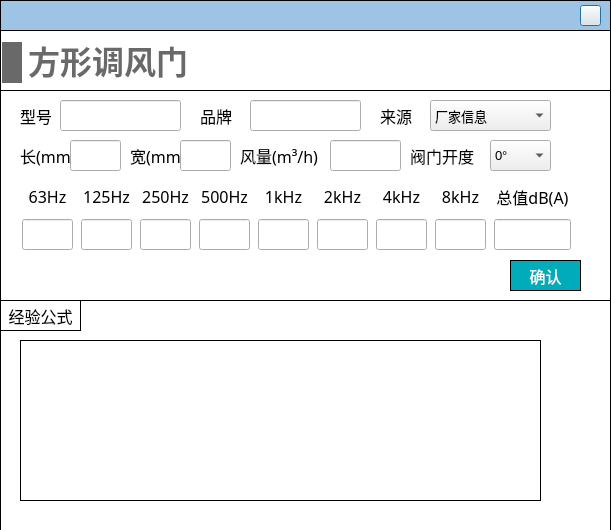
<?xml version="1.0" encoding="UTF-8"?>
<ui version="4.0">
 <class>Dialog_rect_damper</class>
 <widget class="QDialog" name="Dialog_rect_damper">
  <property name="geometry">
   <rect>
    <x>0</x>
    <y>0</y>
    <width>611</width>
    <height>530</height>
   </rect>
  </property>
  <property name="font">
   <font>
    <pointsize>12</pointsize>
   </font>
  </property>
  <property name="windowTitle">
   <string>Dialog</string>
  </property>
  <property name="styleSheet">
   <string notr="true">#Dialog_rect_damper
{
background-color:white;
}
QLineEdit 
{
font-family: 'Microsoft YaHei';
font-size: 13px;
}

QComboBox
{
font-family: 'Microsoft YaHei';
font-size: 13px;
}</string>
  </property>
  <widget class="QWidget" name="widget_top" native="true">
   <property name="geometry">
    <rect>
     <x>0</x>
     <y>0</y>
     <width>611</width>
     <height>31</height>
    </rect>
   </property>
   <property name="styleSheet">
    <string notr="true">#widget_top
{
border: 1px solid #000000;
background-color: rgb(157, 196, 229);
	background-color: rgb(157, 196, 229);
}</string>
   </property>
   <widget class="QPushButton" name="close">
    <property name="geometry">
     <rect>
      <x>580</x>
      <y>5</y>
      <width>21</width>
      <height>21</height>
     </rect>
    </property>
    <property name="styleSheet">
     <string notr="true">border-image: url(:/images/image/closeWindow.jpg);</string>
    </property>
    <property name="text">
     <string/>
    </property>
   </widget>
  </widget>
  <widget class="QWidget" name="widget_terminal" native="true">
   <property name="geometry">
    <rect>
     <x>0</x>
     <y>30</y>
     <width>611</width>
     <height>271</height>
    </rect>
   </property>
   <property name="styleSheet">
    <string notr="true">#widget_terminal
{
border: 1px solid #000000;
}</string>
   </property>
   <widget class="QWidget" name="widget_2" native="true">
    <property name="geometry">
     <rect>
      <x>0</x>
      <y>60</y>
      <width>611</width>
      <height>211</height>
     </rect>
    </property>
    <property name="styleSheet">
     <string notr="true">#widget_2
{
border: 1px solid #000000;
}

QLabel
{
font-family: '黑体';
font-size: 16px;
}

QLineEdit
{
font-family: '黑体';
}

QRadioButton
{
font-family: '黑体';
}

QPushButton
{
font-family: '黑体';
}</string>
    </property>
    <widget class="QLineEdit" name="lineEdit_brand">
     <property name="geometry">
      <rect>
       <x>250</x>
       <y>10</y>
       <width>111</width>
       <height>31</height>
      </rect>
     </property>
    </widget>
    <widget class="QLabel" name="label_4">
     <property name="geometry">
      <rect>
       <x>200</x>
       <y>10</y>
       <width>41</width>
       <height>31</height>
      </rect>
     </property>
     <property name="font">
      <font>
       <family>黑体</family>
       <pointsize>-1</pointsize>
      </font>
     </property>
     <property name="text">
      <string>品牌</string>
     </property>
    </widget>
    <widget class="QLabel" name="label_5">
     <property name="geometry">
      <rect>
       <x>410</x>
       <y>50</y>
       <width>71</width>
       <height>31</height>
      </rect>
     </property>
     <property name="font">
      <font>
       <family>黑体</family>
       <pointsize>-1</pointsize>
      </font>
     </property>
     <property name="text">
      <string>阀门开度</string>
     </property>
    </widget>
    <widget class="QComboBox" name="comboBox_angle">
     <property name="geometry">
      <rect>
       <x>490</x>
       <y>50</y>
       <width>61</width>
       <height>31</height>
      </rect>
     </property>
     <item>
      <property name="text">
       <string>0°</string>
      </property>
     </item>
     <item>
      <property name="text">
       <string>15°</string>
      </property>
     </item>
     <item>
      <property name="text">
       <string>30°</string>
      </property>
     </item>
     <item>
      <property name="text">
       <string>45°</string>
      </property>
     </item>
     <item>
      <property name="text">
       <string>60°</string>
      </property>
     </item>
     <item>
      <property name="text">
       <string>75°</string>
      </property>
     </item>
     <item>
      <property name="text">
       <string>90°</string>
      </property>
     </item>
    </widget>
    <widget class="QLabel" name="label_16">
     <property name="geometry">
      <rect>
       <x>240</x>
       <y>50</y>
       <width>81</width>
       <height>31</height>
      </rect>
     </property>
     <property name="font">
      <font>
       <family>黑体</family>
       <pointsize>-1</pointsize>
      </font>
     </property>
     <property name="text">
      <string>风量(m³/h)</string>
     </property>
    </widget>
    <widget class="QLineEdit" name="lineEdit_air_volume">
     <property name="geometry">
      <rect>
       <x>330</x>
       <y>50</y>
       <width>71</width>
       <height>31</height>
      </rect>
     </property>
    </widget>
    <widget class="QWidget" name="layoutWidget_3">
     <property name="geometry">
      <rect>
       <x>20</x>
       <y>90</y>
       <width>561</width>
       <height>72</height>
      </rect>
     </property>
     <layout class="QHBoxLayout" name="horizontalLayout_2">
      <item>
       <layout class="QVBoxLayout" name="verticalLayout_10">
        <item>
         <widget class="QLabel" name="label_23">
          <property name="minimumSize">
           <size>
            <width>51</width>
            <height>31</height>
           </size>
          </property>
          <property name="maximumSize">
           <size>
            <width>51</width>
            <height>31</height>
           </size>
          </property>
          <property name="font">
           <font>
            <family>黑体</family>
            <pointsize>-1</pointsize>
           </font>
          </property>
          <property name="text">
           <string>63Hz</string>
          </property>
          <property name="alignment">
           <set>Qt::AlignCenter</set>
          </property>
         </widget>
        </item>
        <item>
         <widget class="QLineEdit" name="lineEdit_63">
          <property name="minimumSize">
           <size>
            <width>51</width>
            <height>31</height>
           </size>
          </property>
          <property name="maximumSize">
           <size>
            <width>51</width>
            <height>31</height>
           </size>
          </property>
          <property name="alignment">
           <set>Qt::AlignCenter</set>
          </property>
         </widget>
        </item>
       </layout>
      </item>
      <item>
       <layout class="QVBoxLayout" name="verticalLayout_11">
        <item>
         <widget class="QLabel" name="label_24">
          <property name="minimumSize">
           <size>
            <width>51</width>
            <height>31</height>
           </size>
          </property>
          <property name="maximumSize">
           <size>
            <width>51</width>
            <height>31</height>
           </size>
          </property>
          <property name="font">
           <font>
            <family>黑体</family>
            <pointsize>-1</pointsize>
           </font>
          </property>
          <property name="text">
           <string>125Hz</string>
          </property>
          <property name="alignment">
           <set>Qt::AlignCenter</set>
          </property>
         </widget>
        </item>
        <item>
         <widget class="QLineEdit" name="lineEdit_125">
          <property name="minimumSize">
           <size>
            <width>51</width>
            <height>31</height>
           </size>
          </property>
          <property name="maximumSize">
           <size>
            <width>51</width>
            <height>31</height>
           </size>
          </property>
          <property name="alignment">
           <set>Qt::AlignCenter</set>
          </property>
         </widget>
        </item>
       </layout>
      </item>
      <item>
       <layout class="QVBoxLayout" name="verticalLayout_12">
        <item>
         <widget class="QLabel" name="label_25">
          <property name="minimumSize">
           <size>
            <width>51</width>
            <height>31</height>
           </size>
          </property>
          <property name="maximumSize">
           <size>
            <width>51</width>
            <height>31</height>
           </size>
          </property>
          <property name="font">
           <font>
            <family>黑体</family>
            <pointsize>-1</pointsize>
           </font>
          </property>
          <property name="text">
           <string>250Hz</string>
          </property>
          <property name="alignment">
           <set>Qt::AlignCenter</set>
          </property>
         </widget>
        </item>
        <item>
         <widget class="QLineEdit" name="lineEdit_250">
          <property name="minimumSize">
           <size>
            <width>51</width>
            <height>31</height>
           </size>
          </property>
          <property name="maximumSize">
           <size>
            <width>51</width>
            <height>31</height>
           </size>
          </property>
          <property name="alignment">
           <set>Qt::AlignCenter</set>
          </property>
         </widget>
        </item>
       </layout>
      </item>
      <item>
       <layout class="QVBoxLayout" name="verticalLayout_13">
        <item>
         <widget class="QLabel" name="label_26">
          <property name="minimumSize">
           <size>
            <width>51</width>
            <height>31</height>
           </size>
          </property>
          <property name="maximumSize">
           <size>
            <width>51</width>
            <height>31</height>
           </size>
          </property>
          <property name="font">
           <font>
            <family>黑体</family>
            <pointsize>-1</pointsize>
           </font>
          </property>
          <property name="text">
           <string>500Hz</string>
          </property>
          <property name="alignment">
           <set>Qt::AlignCenter</set>
          </property>
         </widget>
        </item>
        <item>
         <widget class="QLineEdit" name="lineEdit_500">
          <property name="minimumSize">
           <size>
            <width>51</width>
            <height>31</height>
           </size>
          </property>
          <property name="maximumSize">
           <size>
            <width>51</width>
            <height>31</height>
           </size>
          </property>
          <property name="alignment">
           <set>Qt::AlignCenter</set>
          </property>
         </widget>
        </item>
       </layout>
      </item>
      <item>
       <layout class="QVBoxLayout" name="verticalLayout_14">
        <item>
         <widget class="QLabel" name="label_27">
          <property name="minimumSize">
           <size>
            <width>51</width>
            <height>31</height>
           </size>
          </property>
          <property name="maximumSize">
           <size>
            <width>51</width>
            <height>31</height>
           </size>
          </property>
          <property name="font">
           <font>
            <family>黑体</family>
            <pointsize>-1</pointsize>
           </font>
          </property>
          <property name="text">
           <string>1kHz</string>
          </property>
          <property name="alignment">
           <set>Qt::AlignCenter</set>
          </property>
         </widget>
        </item>
        <item>
         <widget class="QLineEdit" name="lineEdit_1k">
          <property name="minimumSize">
           <size>
            <width>51</width>
            <height>31</height>
           </size>
          </property>
          <property name="maximumSize">
           <size>
            <width>51</width>
            <height>31</height>
           </size>
          </property>
          <property name="alignment">
           <set>Qt::AlignCenter</set>
          </property>
         </widget>
        </item>
       </layout>
      </item>
      <item>
       <layout class="QVBoxLayout" name="verticalLayout_15">
        <property name="spacing">
         <number>6</number>
        </property>
        <item>
         <widget class="QLabel" name="label_28">
          <property name="minimumSize">
           <size>
            <width>51</width>
            <height>31</height>
           </size>
          </property>
          <property name="maximumSize">
           <size>
            <width>51</width>
            <height>31</height>
           </size>
          </property>
          <property name="font">
           <font>
            <family>黑体</family>
            <pointsize>-1</pointsize>
           </font>
          </property>
          <property name="text">
           <string>2kHz</string>
          </property>
          <property name="alignment">
           <set>Qt::AlignCenter</set>
          </property>
         </widget>
        </item>
        <item>
         <widget class="QLineEdit" name="lineEdit_2k">
          <property name="minimumSize">
           <size>
            <width>51</width>
            <height>31</height>
           </size>
          </property>
          <property name="maximumSize">
           <size>
            <width>51</width>
            <height>31</height>
           </size>
          </property>
          <property name="alignment">
           <set>Qt::AlignCenter</set>
          </property>
         </widget>
        </item>
       </layout>
      </item>
      <item>
       <layout class="QVBoxLayout" name="verticalLayout_16">
        <item>
         <widget class="QLabel" name="label_1">
          <property name="minimumSize">
           <size>
            <width>51</width>
            <height>31</height>
           </size>
          </property>
          <property name="maximumSize">
           <size>
            <width>51</width>
            <height>31</height>
           </size>
          </property>
          <property name="font">
           <font>
            <family>黑体</family>
            <pointsize>-1</pointsize>
           </font>
          </property>
          <property name="text">
           <string>4kHz</string>
          </property>
          <property name="alignment">
           <set>Qt::AlignCenter</set>
          </property>
         </widget>
        </item>
        <item>
         <widget class="QLineEdit" name="lineEdit_4k">
          <property name="minimumSize">
           <size>
            <width>51</width>
            <height>31</height>
           </size>
          </property>
          <property name="maximumSize">
           <size>
            <width>51</width>
            <height>31</height>
           </size>
          </property>
          <property name="alignment">
           <set>Qt::AlignCenter</set>
          </property>
         </widget>
        </item>
       </layout>
      </item>
      <item>
       <layout class="QVBoxLayout" name="verticalLayout_17">
        <item>
         <widget class="QLabel" name="label_29">
          <property name="minimumSize">
           <size>
            <width>51</width>
            <height>31</height>
           </size>
          </property>
          <property name="maximumSize">
           <size>
            <width>51</width>
            <height>31</height>
           </size>
          </property>
          <property name="font">
           <font>
            <family>黑体</family>
            <pointsize>-1</pointsize>
           </font>
          </property>
          <property name="text">
           <string>8kHz</string>
          </property>
          <property name="alignment">
           <set>Qt::AlignCenter</set>
          </property>
         </widget>
        </item>
        <item>
         <widget class="QLineEdit" name="lineEdit_8k">
          <property name="minimumSize">
           <size>
            <width>51</width>
            <height>31</height>
           </size>
          </property>
          <property name="maximumSize">
           <size>
            <width>51</width>
            <height>31</height>
           </size>
          </property>
          <property name="alignment">
           <set>Qt::AlignCenter</set>
          </property>
         </widget>
        </item>
       </layout>
      </item>
      <item>
       <layout class="QVBoxLayout" name="verticalLayout_18">
        <item>
         <widget class="QLabel" name="label_30">
          <property name="minimumSize">
           <size>
            <width>77</width>
            <height>31</height>
           </size>
          </property>
          <property name="maximumSize">
           <size>
            <width>51</width>
            <height>31</height>
           </size>
          </property>
          <property name="font">
           <font>
            <family>黑体</family>
            <pointsize>-1</pointsize>
           </font>
          </property>
          <property name="text">
           <string>总值dB(A)</string>
          </property>
          <property name="alignment">
           <set>Qt::AlignCenter</set>
          </property>
         </widget>
        </item>
        <item>
         <widget class="QLineEdit" name="lineEdit_total">
          <property name="minimumSize">
           <size>
            <width>77</width>
            <height>31</height>
           </size>
          </property>
          <property name="maximumSize">
           <size>
            <width>51</width>
            <height>31</height>
           </size>
          </property>
          <property name="alignment">
           <set>Qt::AlignCenter</set>
          </property>
          <property name="readOnly">
           <bool>true</bool>
          </property>
         </widget>
        </item>
       </layout>
      </item>
     </layout>
    </widget>
    <widget class="QLabel" name="label_17">
     <property name="geometry">
      <rect>
       <x>20</x>
       <y>10</y>
       <width>31</width>
       <height>31</height>
      </rect>
     </property>
     <property name="font">
      <font>
       <family>黑体</family>
       <pointsize>-1</pointsize>
      </font>
     </property>
     <property name="text">
      <string>型号</string>
     </property>
    </widget>
    <widget class="QLineEdit" name="lineEdit_model">
     <property name="geometry">
      <rect>
       <x>60</x>
       <y>10</y>
       <width>121</width>
       <height>31</height>
      </rect>
     </property>
    </widget>
    <widget class="QPushButton" name="pushButton_confirm">
     <property name="geometry">
      <rect>
       <x>510</x>
       <y>170</y>
       <width>71</width>
       <height>31</height>
      </rect>
     </property>
     <property name="font">
      <font>
       <family>黑体</family>
       <pointsize>12</pointsize>
      </font>
     </property>
     <property name="styleSheet">
      <string notr="true">QPushButton
{
	color:#ffffff; /*文字颜色*/
    background-color: #00ACB9;/*背景色*/
    border-radius:0px; /*边框倒角*/
	border: 1px solid #000000;
}


QPushButton:hover 
{
background-color: rgb(0,142,153);
color: white;
}</string>
     </property>
     <property name="text">
      <string>确认</string>
     </property>
    </widget>
    <widget class="QComboBox" name="comboBox_data_source">
     <property name="geometry">
      <rect>
       <x>430</x>
       <y>10</y>
       <width>121</width>
       <height>31</height>
      </rect>
     </property>
     <item>
      <property name="text">
       <string>厂家信息</string>
      </property>
     </item>
     <item>
      <property name="text">
       <string>设计预估</string>
      </property>
     </item>
    </widget>
    <widget class="QLabel" name="label_8">
     <property name="geometry">
      <rect>
       <x>380</x>
       <y>10</y>
       <width>41</width>
       <height>31</height>
      </rect>
     </property>
     <property name="font">
      <font>
       <family>黑体</family>
       <pointsize>-1</pointsize>
      </font>
     </property>
     <property name="text">
      <string>来源</string>
     </property>
    </widget>
    <widget class="QLabel" name="label_18">
     <property name="geometry">
      <rect>
       <x>20</x>
       <y>50</y>
       <width>51</width>
       <height>31</height>
      </rect>
     </property>
     <property name="font">
      <font>
       <family>黑体</family>
       <pointsize>-1</pointsize>
      </font>
     </property>
     <property name="text">
      <string>长(mm)</string>
     </property>
    </widget>
    <widget class="QLineEdit" name="lineEdit_length">
     <property name="geometry">
      <rect>
       <x>70</x>
       <y>50</y>
       <width>51</width>
       <height>31</height>
      </rect>
     </property>
    </widget>
    <widget class="QLineEdit" name="lineEdit_width">
     <property name="geometry">
      <rect>
       <x>180</x>
       <y>50</y>
       <width>51</width>
       <height>31</height>
      </rect>
     </property>
    </widget>
    <widget class="QLabel" name="label_19">
     <property name="geometry">
      <rect>
       <x>130</x>
       <y>50</y>
       <width>51</width>
       <height>31</height>
      </rect>
     </property>
     <property name="font">
      <font>
       <family>黑体</family>
       <pointsize>-1</pointsize>
      </font>
     </property>
     <property name="text">
      <string>宽(mm)</string>
     </property>
    </widget>
   </widget>
   <widget class="QLabel" name="label_20">
    <property name="geometry">
     <rect>
      <x>2</x>
      <y>12</y>
      <width>20</width>
      <height>41</height>
     </rect>
    </property>
    <property name="minimumSize">
     <size>
      <width>20</width>
      <height>41</height>
     </size>
    </property>
    <property name="maximumSize">
     <size>
      <width>20</width>
      <height>41</height>
     </size>
    </property>
    <property name="styleSheet">
     <string notr="true">QLabel { 
border: none; 
background-color : rgb(105, 105, 105);
}</string>
    </property>
    <property name="text">
     <string/>
    </property>
   </widget>
   <widget class="QLabel" name="label_21">
    <property name="geometry">
     <rect>
      <x>28</x>
      <y>11</y>
      <width>160</width>
      <height>43</height>
     </rect>
    </property>
    <property name="font">
     <font>
      <family>Microsoft YaHei</family>
      <pointsize>24</pointsize>
      <bold>true</bold>
     </font>
    </property>
    <property name="styleSheet">
     <string notr="true">QLabel { 
border: none; 
color : rgb(105, 105, 105);
}</string>
    </property>
    <property name="text">
     <string>方形调风门</string>
    </property>
    <property name="alignment">
     <set>Qt::AlignBottom|Qt::AlignHCenter</set>
    </property>
   </widget>
  </widget>
  <widget class="QWidget" name="widget" native="true">
   <property name="geometry">
    <rect>
     <x>0</x>
     <y>300</y>
     <width>611</width>
     <height>231</height>
    </rect>
   </property>
   <property name="styleSheet">
    <string notr="true">border: 1px solid #000000;</string>
   </property>
   <widget class="QLabel" name="label">
    <property name="geometry">
     <rect>
      <x>20</x>
      <y>40</y>
      <width>521</width>
      <height>161</height>
     </rect>
    </property>
    <property name="styleSheet">
     <string notr="true">border-image: url(:/images/image/damper_desci.png);</string>
    </property>
    <property name="text">
     <string/>
    </property>
   </widget>
   <widget class="QLabel" name="label_6">
    <property name="geometry">
     <rect>
      <x>0</x>
      <y>0</y>
      <width>81</width>
      <height>31</height>
     </rect>
    </property>
    <property name="font">
     <font>
      <family>黑体</family>
      <pointsize>12</pointsize>
     </font>
    </property>
    <property name="text">
     <string>经验公式</string>
    </property>
    <property name="alignment">
     <set>Qt::AlignCenter</set>
    </property>
   </widget>
  </widget>
 </widget>
 <tabstops>
  <tabstop>lineEdit_model</tabstop>
  <tabstop>lineEdit_brand</tabstop>
  <tabstop>lineEdit_length</tabstop>
  <tabstop>lineEdit_width</tabstop>
  <tabstop>lineEdit_air_volume</tabstop>
  <tabstop>lineEdit_63</tabstop>
  <tabstop>lineEdit_125</tabstop>
  <tabstop>lineEdit_250</tabstop>
  <tabstop>lineEdit_500</tabstop>
  <tabstop>lineEdit_1k</tabstop>
  <tabstop>lineEdit_2k</tabstop>
  <tabstop>lineEdit_4k</tabstop>
  <tabstop>lineEdit_8k</tabstop>
  <tabstop>lineEdit_total</tabstop>
  <tabstop>comboBox_data_source</tabstop>
  <tabstop>comboBox_angle</tabstop>
  <tabstop>close</tabstop>
  <tabstop>pushButton_confirm</tabstop>
 </tabstops>
 <resources/>
 <connections/>
</ui>
